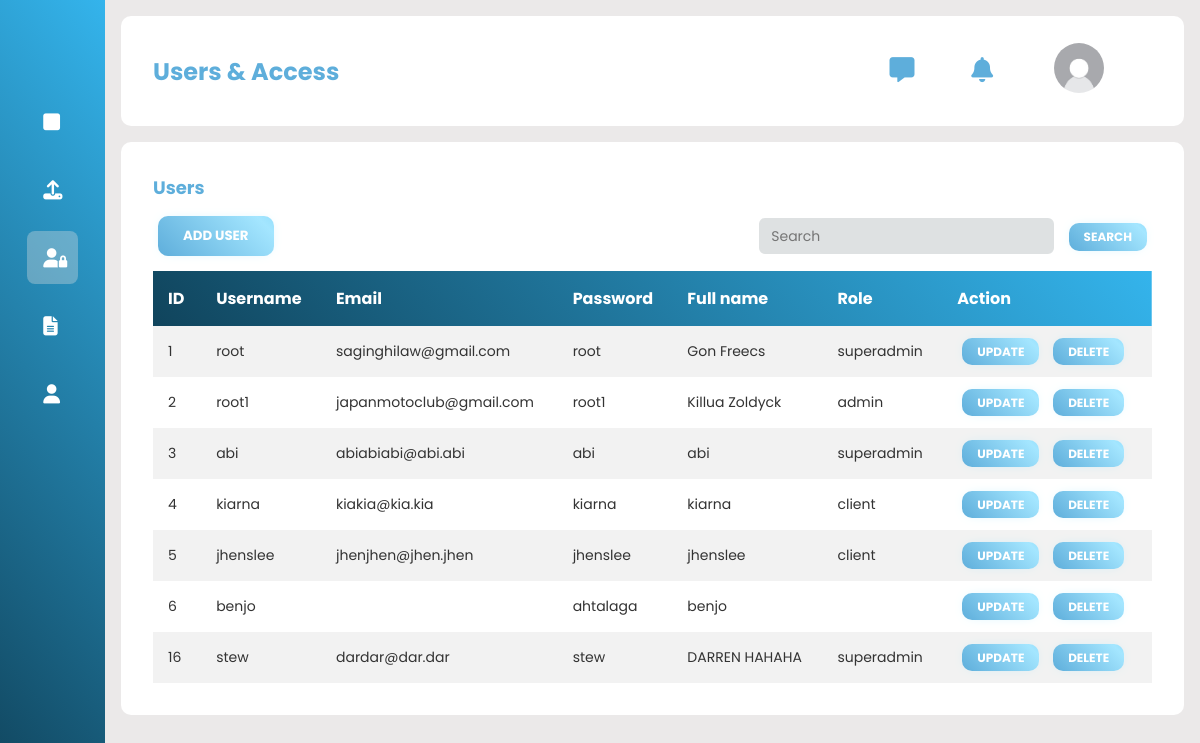
Screenshot of /crud/read.php (signed in) with the database file from the repository.
### tables this page shows
CREATE TABLE `tbuser` (
  `id` int(15) UNSIGNED NOT NULL,
  `role` varchar(15) NOT NULL,
  `username` varchar(45) NOT NULL,
  `email` varchar(50) NOT NULL,
  `password` varchar(45) NOT NULL,
  `fullname` varchar(45) NOT NULL,
  `a_status` varchar(10) NOT NULL,
  `profile_picture` varchar(50) NOT NULL
);

### crud/read.php (the view, shortened to what this page needs)
<!DOCTYPE html>
<html>
    <head>
        <link rel="stylesheet" type="text/css" href="../include/styles/styles.css">
        <link rel="stylesheet" href="https://cdnjs.cloudflare.com/ajax/libs/font-awesome/6.4.0/css/all.min.css"/>
    </head>
    <?php
        require_once 'connect.php';
            echo '<div class="sidebar">
            <div class="logo"></div>
                <ul class="menu">
                    <li>
                        <a href="..\home.php">
                        <i class="fas fa-square"></i>
                    </a>
                </li>
                <li>
                <a href="..\upload.php">
                    <i class="fas fa-upload"></i>
                </a>
                </li>
                <li class="active">
                    <a href=".\read.php">
                        <i class="fas fa-user-lock"></i>
                    </a>
                </li>
                <li>
                    <a href="..\auditlog.php">
                        <i class="fas fa-file-lines"></i>
                    </a>
                </li>
                <li>
                <a href="#">
                    <i class="fas fa-user"></i>
                </a>
                </li>
            </ul>
        </div>
    <div class="main--content">
        <div class="header--wrapper">
            <div class="header--title">
                <h2>Users & Access</h2>
            </div>
            <div class="user--info">
                <div class="nav--icons">
                    <ul>
                        <li>
                            <a href="">
                            <i class="fa-solid fa-message"></i>
                            </a>
                        </li>
                        <li>
                            <a href="" class="notification">
                            <i class="fa-solid fa-bell"></i>
                            </a>
                        </li>
                    </ul>
                </div>
                <div class="profile" >
                <img id="menu-btn" src="../include/styles/images/profile.jpg" alt=""/>
                </div>
                    <h3>'.$_SESSION["username"].'<br><span>Super Admin</span></h3>
                </div>
            </div>
            <div class="card--container">
            <h3 class="main--title">Users</h3>
';
?>
        <div class="container-bar">
            <button id="add_btn" class="add_user_btn">Add User</button>
        <div class="search_add">
            <form action="" method="post">
                <input class="txt-inputs" type="text" name="id" placeholder="Search">
                <input class="tbl_btn" type="submit" name="Find" value="Search">
            </form>
        </div>
        </div>
    <?php
if ($_SERVER['REQUEST_METHOD'] === 'POST') {
    $searchUsername = isset($_POST['id']) ? $_POST['id'] : '';
    if (!empty($searchUsername)) {
        $pdoQuery = 'SELECT * FROM tbuser WHERE username = :searchUsername';
        $pdoResult = $pdoConnect->prepare($pdoQuery);
        $pdoResult->bindParam(':searchUsername', $searchUsername, PDO::PARAM_STR);
    }else {
        $pdoQuery = 'SELECT * FROM tbuser';
        $pdoResult = $pdoConnect->prepare($pdoQuery);
    }
    $pdoResult->execute();
    echo '<table border="2" cellpadding="7">
        <thead>
        <tr>
        <th>ID</th>
        <th>Username</th>
        <th>Email</th>
        <th>Password</th>
        <th>Full name</th>
        <th>Role</th>
        <th>Action</th>
        </tr>
        </thead>';
    while ($row = $pdoResult->fetch(PDO::FETCH_ASSOC)) {
        extract($row);
        echo "<tr>";
        echo "<td>$id</td>";
        echo "<td>$username</td>";
        echo "<td>$email</td>";
        echo "<td>$password</td>";
        echo "<td>$fullname</td>";
        echo "<td>$role</td>";
        echo "<td>
                <a class='tbl_btn' id='update_btn' href='update.php?id=$id'>Update</a>
                <a class='tbl_btn' href='delete.php?id=$id'>Delete</a>
                </td>";
        echo "</tr>";
    }
} else {
    $pdoQuery = 'SELECT * FROM tbuser';
        $pdoResult = $pdoConnect->prepare($pdoQuery);
        $pdoResult->execute();
        echo '<table border="2" cellpadding="7">
        <thead>
        <tr>
        <th>ID</th>
        <th>Username</th>
        <th>Email</th>
        <th>Password</th>
        <th>Full name</th>
        <th>Role</th>
        <th>Action</th>
        </tr>
        </thead>';
        while($row = $pdoResult->fetch(PDO::FETCH_ASSOC))
        {
            extract($row);
            echo "<tr>";
            echo "<td>$id</td>";
            echo "<td>$username</td>";
            echo "<td>$email</td>";
            echo "<td>$password</td>";
            echo "<td>$fullname</td>";
            echo "<td>$role</td>";
            echo "<td>
                <a class='tbl_btn' id='update_btn' href='update.php?id=$id'>Update</a>
                <a class='tbl_btn' href='delete.php?id=$id';?>Delete</a>
                </td>";
            echo "</tr>";
        }
}
    ?>
    </body>
</html>

### include/styles/styles.css (style rules this page uses)
* { margin: 0; padding: 0; border: none; outline: none; box-sizing: border-box; font-family: "Poppins", sans-serif; }
.sidebar { position: sticky; top: 0; left: 0; bottom: 0; width: 110px; height: 100vh; padding: 0 1.7rem; color: #fff; overflow: hidden; transition: all 0.5s linear; background-image: linear-gradient(50deg, #10445c, #34b4ec); }
.logo { height: 80px; padding: 16px; }
.menu { height: 88%; position: relative; list-style: none; padding: 0; }
.menu li { padding: 1rem; margin: 15px 0; border-radius: 8px; transition: all 0.5s ease-in-out; }
.menu li:hover, .active { background: #e0e0e058; }
.menu a { color:#fff; font-size: 14px; text-decoration: none; display: flex; align-items: center; gap: 1.5rem; white-space: nowrap; }
.menu a i { font-size: 1.2rem; }
.main--content { position: relative; background: #ebe9e9; width: 100%; padding: 1rem; }
.header--wrapper img { width: 50px; height: 50px; cursor: pointer; border-radius: 50%; }
.header--wrapper { display: flex; justify-content: space-between; align-items: center; flex-wrap: wrap; background: #fff; border-radius: 10px; padding: 10px 2rem; margin-bottom: 1rem; }
.header--title { color: #5EAEDB; }
.user--info { display: flex; align-items: center; gap: 1rem; }
.nav--icons ul { font-size: 25px; padding: 25px 20px; align-items: center; list-style: none; }
.nav--icons ul li { display: inline-block; align-items: center; padding: 1px 25px; }
.nav--icons ul li a { color: #5EAEDB; transition: 0.5s; }
.nav--icons ul li a:hover, .active { color: #10445c; }
.card--container { background: #fff; padding: 2rem; border-radius: 10px; }
.main--title { color: #5EAEDB; padding-bottom: 10px; font-size: 18px; }
.txt-inputs { margin: 5px; font-size: 14px; border-radius: 6px; line-height: 1.5; padding: 5px 10px; transition: box-shadow 100ms ease-in, border 100ms ease-in, background-color 100ms ease-in; border: 2px solid #dee1e2; color: rgb(14, 14, 16); background: #dee1e2; display: inline; height: 36px; }
table { width: 100%; border-collapse: collapse; }
thead { background-image: linear-gradient(50deg, #10445c, #34b4ec); color: #fff; }
th { padding: 15px; text-align: left; }
td { padding: 15px; font-size: 14px; color: #333; }
tr:nth-child(even) { background: #fff; }
.add_user_btn { margin: 5px; padding: 10px 25px; text-align: center; text-transform: uppercase; transition: 0.5s; background-size: 200% auto; color: white; border-radius: 10px; display: block; border: 0px; font-weight: 700; box-shadow: 0px 0px 14px -7px #A4E6FF; background-image: linear-gradient(45deg, #5EAEDB 0%, #A4E6FF 51%, #34b4ec 100%); }
.tbl_btn { margin: 5px; padding: 5px 15px; text-decoration: none; text-align: center; text-transform: uppercase; transition: 0.5s; background-size: 200% auto; color: white; border-radius: 10px; display: inline; border: 0px; font-size: 12px; font-weight: 700; box-shadow: 0px 0px 14px -7px #A4E6FF; background-image: linear-gradient(45deg, #5EAEDB 0%, #A4E6FF 51%, #34b4ec 100%); }
.container-bar { margin-bottom: 10px; display: flex; align-items: center; justify-content: space-between; }
.profile { padding-right: 48px; }

### rows the page displays
tbuser: id "1", username "root", email "saginghilaw@gmail.com", password "root", fullname "Gon Freecs", role "superadmin"
tbuser: id "2", username "root1", email "japanmotoclub@gmail.com", password "root1", fullname "Killua Zoldyck", role "admin"
tbuser: id "3", username "abi", email "abiabiabi@abi.abi", password "abi", fullname "abi", role "superadmin"
tbuser: id "4", username "kiarna", email "kiakia@kia.kia", password "kiarna", fullname "kiarna", role "client"
tbuser: id "5", username "jhenslee", email "jhenjhen@jhen.jhen", password "jhenslee", fullname "jhenslee", role "client"
tbuser: id "6", username "benjo", password "ahtalaga", fullname "benjo"
tbuser: id "16", username "stew", email "dardar@dar.dar", password "stew", fullname "DARREN HAHAHA", role "superadmin"
